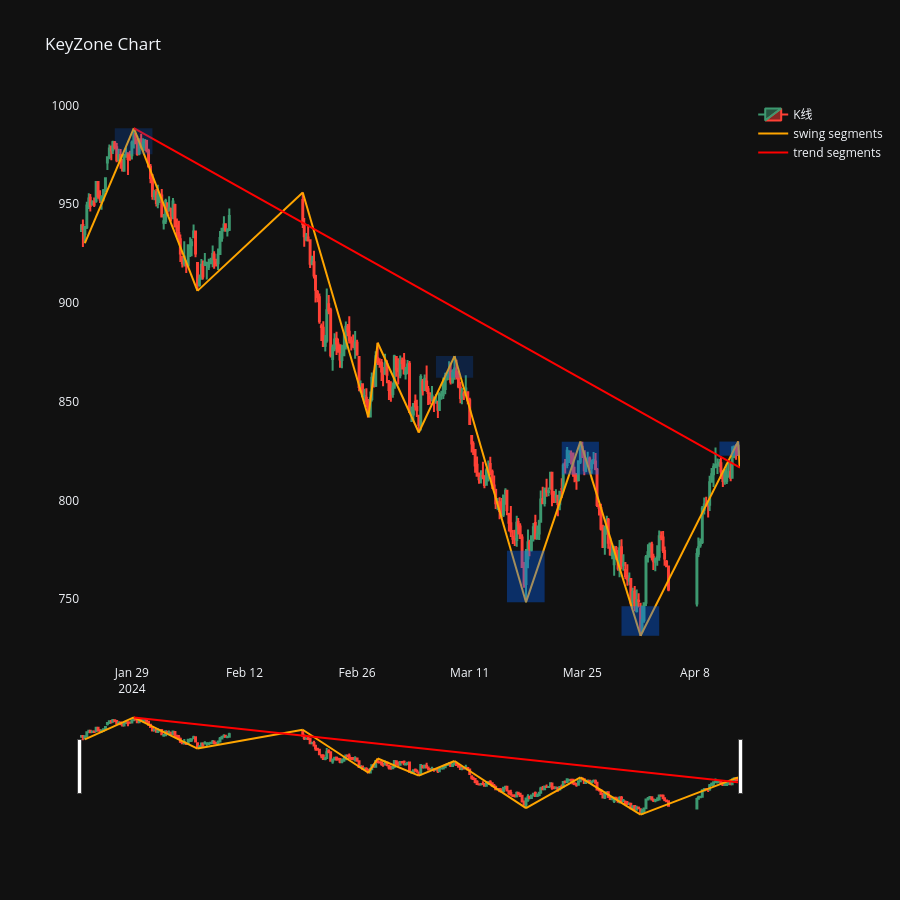

The code cell stored with this chart in its notebook:
### Code cell
from datetime import timedelta,datetime,time
from pulao.keyzone.keyzone import KeyZone
# 画图
import polars as pl
import pandas as pd
import plotly.graph_objects as go
from plotly.subplots import make_subplots
from pulao.constant import *
from pulao.mtc.mtc import MultiTimeframeContext
from pulao.keyzone.keyzone_manager import KeyZoneManager
import chinese_calendar as cc

symbol = "i8888"
mtc = MultiTimeframeContext(symbol=symbol)
mtc.register(Timeframe.H1)
tf_mgr = mtc.get_manager(Timeframe.H1)
sbar_manager = tf_mgr.sbar_manager
cbar_manager = tf_mgr.cbar_manager
swing_manager = tf_mgr.swing_manager
trend_manager = tf_mgr.trend_manager
sbar_manager.read_parquet()
cbar_manager.read_parquet()
swing_manager.read_parquet()
trend_manager.read_parquet()
#
# region . Plotly
#

df_sbar = sbar_manager.df_sbar.to_pandas().set_index("datetime", drop=False)
if "index" in df_sbar.columns:
    del df_sbar["index"]
df_sbar.insert(0, "index", range(len(df_sbar)))

# region 构建波段数据
df_swing = swing_manager.df_swing.to_pandas()
df_swing["start_datetime"] = pd.Series(dtype="datetime64[ns]")
df_swing["end_datetime"] = pd.Series(dtype="datetime64[ns]")
if "index" in df_swing.columns:
    del df_swing["index"]
df_swing.insert(0, "index", range(len(df_swing)))

for i, row in enumerate(df_swing.itertuples()):
    df = df_sbar[
        (df_sbar["id"] >= row.sbar_start_id) & (df_sbar["id"] <= row.sbar_end_id)
    ]
    start_datetime = df.iloc[0]["datetime"]
    end_datetime = df.iloc[-1]["datetime"]
    df_swing.at[i, "start_datetime"] = start_datetime
    df_swing.at[i, "end_datetime"] = end_datetime

xs_swing = []
ys_swing = []
texts_swing = []
text_positions_swing = []
for i, row in enumerate(df_swing.itertuples()):
    xs_swing += [row.start_datetime, row.end_datetime, None]
    print("df_swing - "+str(i),row)
    start_index = df_sbar[(df_sbar["id"] == row.sbar_start_id)]["index"].iloc[0]
    end_index = df_sbar[(df_sbar["id"] == row.sbar_end_id)]["index"].iloc[0]
    if row.direction == Direction.UP:
        start_price = df_sbar[(df_sbar["id"] == row.sbar_start_id)]["low_price"].iloc[0]
        end_price = df_sbar[(df_sbar["id"] == row.sbar_end_id)]["high_price"].iloc[0]
        text_positions_swing += ["bottom center", "top center", "middle center"]
    else:
        start_price = df_sbar[(df_sbar["id"] == row.sbar_start_id)]["high_price"].iloc[
            0
        ]
        end_price = df_sbar[(df_sbar["id"] == row.sbar_end_id)]["low_price"].iloc[0]
        text_positions_swing += ["top center", "bottom center", "middle center"]
    ys_swing += [start_price, end_price, None]
    texts_swing += [start_index, end_index, None]
# endregion

# region 构建趋势数据
df_trend = trend_manager.df_trend.to_pandas()
df_trend["start_datetime"] = pd.Series(dtype="datetime64[ns]")
df_trend["end_datetime"] = pd.Series(dtype="datetime64[ns]")
df_trend.insert(0, "index", range(len(df_trend)))

for i, row in enumerate(df_trend.itertuples()):
    print("df_trend[datatime] - "+ str(i), row)
    df = df_swing[
        (df_swing["id"] >= row.swing_start_id) & (df_swing["id"] <= row.swing_end_id)
    ]
    start_datetime = df.iloc[0]["start_datetime"]
    end_datetime = df.iloc[-1]["end_datetime"]
    df_trend.at[i, "start_datetime"] = start_datetime
    df_trend.at[i, "end_datetime"] = end_datetime

xs_trend = []
ys_trend = []
texts_trend = []
text_positions_trend = []
for i, row in enumerate(df_trend.itertuples()):
    xs_trend += [row.start_datetime, row.end_datetime, None]
    print("df_trend[marker] - "+ str(i), row)
    start_index = df_swing[(df_swing["id"] == row.swing_start_id)]["index"].iloc[0]
    end_index = df_swing[(df_swing["id"] == row.swing_end_id)]["index"].iloc[0]
    if row.direction == Direction.UP:
        start_price = df_swing[(df_swing["id"] == row.swing_start_id)]["low_price"].iloc[0]
        end_price = df_swing[(df_swing["id"] == row.swing_end_id)]["high_price"].iloc[0]
        text_positions_trend += ["bottom center", "top center", "middle center"]
    else:
        start_price = df_swing[(df_swing["id"] == row.swing_start_id)]["high_price"].iloc[
            0
        ]
        end_price = df_swing[(df_swing["id"] == row.swing_end_id)]["low_price"].iloc[0]
        text_positions_trend += ["top center", "bottom center", "middle center"]
    ys_trend += [start_price, end_price, None]
    texts_trend += [start_index, end_index, None]
#endregion

# region fig
fig = make_subplots(rows=1, cols=1)
fig.add_trace(
    go.Candlestick(
        x=df_sbar.index,
        open=df_sbar["open_price"],
        high=df_sbar["high_price"],
        low=df_sbar["low_price"],
        close=df_sbar["close_price"],
        name="K线",
    ),
    row=1,
    col=1,
)
#
# df_fractal_bottom = df_sbar[(df_sbar["fractal_type"] == FractalType.BOTTOM)]
#
# fig.add_trace(
#     go.Scatter(
#         x=df_fractal_bottom["datetime"],
#         y=df_fractal_bottom["low_price"] * 0.995,  # 放在K线最低价下方一点，不遮挡蜡烛
#         mode="markers+text",
#         name="swing point low",
#         marker=dict(
#             symbol="triangle-up",
#             size=14,
#             color="#1E90FF",
#         ),
#         text=df_fractal_bottom["index"],  # ← 添加序号
#         textposition="bottom center",  # ← 文字位置
#         textfont=dict(size=10, color="white"),
#         hovertemplate="<b>波段低点</b><br>"
#         + "时间: %{x}<br>"
#         + "价格: %{y:.2f}<br>"
#         + "<extra></extra>",
#     ),
#     row=1,
#     col=1,
# )
#
#
# df_fractal_top = df_sbar[(df_sbar["fractal_type"] == FractalType.TOP)]
#
# fig.add_trace(
#     go.Scatter(
#         x=df_fractal_top["datetime"],
#         y=df_fractal_top["high_price"] * 1.005,  # 放在K线最高价上方一点
#         mode="markers+text",
#         name="swing point high",
#         marker=dict(
#             symbol="triangle-down",
#             size=14,
#             color="#FF4500",
#         ),
#         text=df_fractal_top["index"],  # ← 添加序号
#         textposition="top center",  # ← 文字位置
#         textfont=dict(size=10, color="white"),
#         hovertemplate="<b>波段高点</b><br>"
#         + "时间: %{x}<br>"
#         + "价格: %{y:.2f}<br>"
#         + "<extra></extra>",
#     ),
#     row=1,
#     col=1,
# )

fig.add_trace(
    go.Scatter(
        x=xs_swing,
        y=ys_swing,
        name="swing segments",
        mode="lines",  # lines+text 支持显示文字
        line=dict(width=2, color="orange"),
        text=texts_swing,
        textposition=text_positions_swing,  # 文字位置
    )
)

fig.add_trace(
    go.Scatter(
        x=xs_trend,
        y=ys_trend,
        name="trend segments",
        mode="lines",  # lines+text 支持显示文字
        line=dict(width=2, color="red"),
        text=texts_trend,
        textposition=text_positions_trend,  # 文字位置
    )
)

keyzone_manager = KeyZoneManager(mtc)
df_keyzone = keyzone_manager.read_parquet()
df_keyzone = df_keyzone.filter(pl.col("timeframe")==Timeframe.H1)
zones = [KeyZone(**row) for row in df_keyzone.rows(named=True)]
for zone in zones:
    # print(zone)
    sbar_list = sbar_manager.get_around_sbar(zone.sbar_start_id, 10)
    start_dt = sbar_list[0].datetime
    end_dt = sbar_list[-1].datetime
    fig.add_shape(
        type="rect",
        xref="x",
        yref="y",
        x0=start_dt,
        x1=end_dt,
        y0=zone.lower,
        y1=zone.upper,
        fillcolor="rgba(0, 100, 255, 0.2)",
        line=dict(width=0)
    )

fig.update_layout(
    title="KeyZone Chart",
    height=900,
    hovermode="x unified",  # X轴悬停联动虚线
)

fig.update_xaxes(
    showgrid=False,
)

fig.update_yaxes(
    showgrid=False,
)
def build_range_breaks(start_dt, end_dt):

    # 添加节假日
    holidays = [
        d.strftime("%Y-%m-%d")
        # pd.to_datetime(d)
        for d in cc.get_holidays(start_dt, end_dt, include_weekends=False)
    ]
    print(holidays)
    if holidays:
        holidays = dict(values=holidays, dvalue=24*60*60*1000)

    range_breaks = [
        dict(bounds=["sat", "mon"]),
        # # 午休
        dict(bounds=[11.51, 13.5], pattern="hour"),
        #
        # # 小节间休息
        dict(bounds=[10.26, 10.5], pattern="hour"), # 10+15/60 = 10.25
        #
        # # 非交易时段（适用于有夜盘品种）
        dict(bounds=[15.01, 21], pattern="hour"),    # 白盘收盘到夜盘开盘
        dict(bounds=[23.01, 9], pattern="hour"),    # 夜盘23点后到次日9点

        # 节假日
        # dict(values=['2024-02-10', '2024-02-11', '2024-02-12', '2024-02-13', '2024-02-14'])
        # holidays
    ]
    print(range_breaks)

    return range_breaks

fig.update_xaxes(
        rangebreaks= build_range_breaks(df_sbar.index[0],df_sbar.index[-1]),
)

fig.show()
# endregion

# endregion

### Figure 1 — Plotly figure (JSON) as saved in the notebook; plotly's stock layout.template omitted (floating-point values rounded to 4 significant figures; data arrays with more than 128 entries replaced by an {"elided": "..."} marker saying what was removed)
{"data": [{"close": {"elided": "300 float values"}, "high": {"elided": "300 float values"}, "low": {"elided": "300 float values"}, "name": "K线", "open": {"elided": "300 float values"}, "x": {"elided": "300 str values"}, "type": "candlestick", "xaxis": "x", "yaxis": "y"}, {"line": {"color": "orange", "width": 2}, "mode": "lines", "name": "swing segments", "text": ["2", "28", null, "28", "62", null, "62", "80", null, "80", "115", null, "115", "120", null, "120", "142", null, "142", "161", null, "161", "199", null, "199", "228", null, "228", "260", null, "260", "298", null, "298", "299", null], "textposition": ["bottom center", "top center", "middle center", "top center", "bottom center", "middle center", "bottom center", "top center", "middle center", "top center", "bottom center", "middle center", "bottom center", "top center", "middle center", "top center", "bottom center", "middle center", "bottom center", "top center", "middle center", "top center", "bottom center", "middle center", "bottom center", "top center", "middle center", "top center", "bottom center", "middle center", "bottom center", "top center", "middle center", "top center", "bottom center", "middle center"], "x": ["2024-01-22T22:00:00", "2024-01-29T10:00:00", null, "2024-01-29T10:00:00", "2024-02-05T22:00:00", null, "2024-02-05T22:00:00", "2024-02-19T10:00:00", null, "2024-02-19T10:00:00", "2024-02-26T23:00:00", null, "2024-02-26T23:00:00", "2024-02-27T22:00:00", null, "2024-02-27T22:00:00", "2024-03-04T14:00:00", null, "2024-03-04T14:00:00", "2024-03-07T15:00:00", null, "2024-03-07T15:00:00", "2024-03-15T23:00:00", null, "2024-03-15T23:00:00", "2024-03-22T22:00:00", null, "2024-03-22T22:00:00", "2024-04-01T10:00:00", null, "2024-04-01T10:00:00", "2024-04-11T22:00:00", null, "2024-04-11T22:00:00", "2024-04-11T23:00:00", null], "y": [930.3, 988.5, null, 988.5, 906.1, null, 906.1, 955.9, null, 955.9, 842.1, null, 842.1, 879.9, null, 879.9, 834.4, null, 834.4, 873.1, null, 873.1, 748.5, null, 748.5, 829.8, null, 829.8, 731.4, null, 731.4, 829.8, null, 829.8, 816.6, null], "type": "scatter"}, {"line": {"color": "red", "width": 2}, "mode": "lines", "name": "trend segments", "text": ["1", "11", null], "textposition": ["top center", "bottom center", "middle center"], "x": ["2024-01-29T10:00:00", "2024-04-11T23:00:00", null], "y": [988.5, 816.6, null], "type": "scatter"}], "layout": {"xaxis": {"anchor": "y", "domain": [0.0, 1.0], "showgrid": false, "rangebreaks": [{"bounds": ["sat", "mon"]}, {"bounds": [11.51, 13.5], "pattern": "hour"}, {"bounds": [10.26, 10.5], "pattern": "hour"}, {"bounds": [15.01, 21], "pattern": "hour"}, {"bounds": [23.01, 9], "pattern": "hour"}]}, "yaxis": {"anchor": "x", "domain": [0.0, 1.0], "showgrid": false}, "shapes": [{"fillcolor": "rgba(0, 100, 255, 0.2)", "line": {"width": 0}, "type": "rect", "x0": "2024-03-05T23:00:00", "x1": "2024-03-11T11:00:00", "xref": "x", "y0": 873.1, "y1": 862.1, "yref": "y"}, {"fillcolor": "rgba(0, 100, 255, 0.2)", "line": {"width": 0}, "type": "rect", "x0": "2024-03-14T11:00:00", "x1": "2024-03-19T15:00:00", "xref": "x", "y0": 774.5, "y1": 748.5, "yref": "y"}, {"fillcolor": "rgba(0, 100, 255, 0.2)", "line": {"width": 0}, "type": "rect", "x0": "2024-03-21T10:00:00", "x1": "2024-03-26T14:00:00", "xref": "x", "y0": 829.8, "y1": 813.1, "yref": "y"}, {"fillcolor": "rgba(0, 100, 255, 0.2)", "line": {"width": 0}, "type": "rect", "x0": "2024-03-14T11:00:00", "x1": "2024-03-19T15:00:00", "xref": "x", "y0": 774.5, "y1": 748.5, "yref": "y"}, {"fillcolor": "rgba(0, 100, 255, 0.2)", "line": {"width": 0}, "type": "rect", "x0": "2024-03-21T10:00:00", "x1": "2024-03-26T14:00:00", "xref": "x", "y0": 829.8, "y1": 813.1, "yref": "y"}, {"fillcolor": "rgba(0, 100, 255, 0.2)", "line": {"width": 0}, "type": "rect", "x0": "2024-03-28T14:00:00", "x1": "2024-04-02T22:00:00", "xref": "x", "y0": 746.4, "y1": 731.4, "yref": "y"}, {"fillcolor": "rgba(0, 100, 255, 0.2)", "line": {"width": 0}, "type": "rect", "x0": "2024-04-10T10:00:00", "x1": "2024-04-11T23:00:00", "xref": "x", "y0": 829.8, "y1": 822.7, "yref": "y"}, {"fillcolor": "rgba(0, 100, 255, 0.2)", "line": {"width": 0}, "type": "rect", "x0": "2024-03-28T14:00:00", "x1": "2024-04-02T22:00:00", "xref": "x", "y0": 746.4, "y1": 731.4, "yref": "y"}, {"fillcolor": "rgba(0, 100, 255, 0.2)", "line": {"width": 0}, "type": "rect", "x0": "2024-04-10T10:00:00", "x1": "2024-04-11T23:00:00", "xref": "x", "y0": 829.8, "y1": 822.7, "yref": "y"}, {"fillcolor": "rgba(0, 100, 255, 0.2)", "line": {"width": 0}, "type": "rect", "x0": "2024-01-25T14:00:00", "x1": "2024-01-30T22:00:00", "xref": "x", "y0": 988.5, "y1": 975.3, "yref": "y"}], "title": {"text": "KeyZone Chart"}, "height": 900, "hovermode": "x unified"}}
